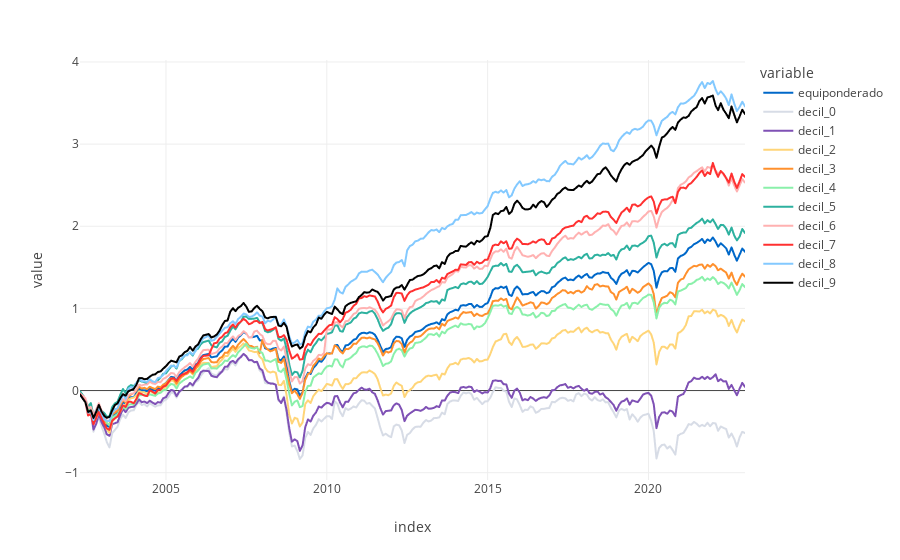

Notebook cell for this chart:
### Code cell
colors = ["#0068c9","#d7dce6","#7f51b5","#ffd578","#ff902d","#8af0aa","#2db19f","#ffb1b1","#ff3030","#83c9ff",'#000000']

af.plot_NAV_absoluto(rents_df,colors)

### Figure 1 — Plotly figure (JSON) as saved in the notebook; plotly's stock layout.template omitted (floating-point values rounded to 4 significant figures; data arrays with more than 128 entries replaced by an {"elided": "..."} marker saying what was removed)
{"data": [{"hovertemplate": "variable=equiponderado<br>index=%{x}<br>value=%{y}<extra></extra>", "legendgroup": "equiponderado", "line": {"color": "#0068c9", "dash": "solid"}, "marker": {"symbol": "circle"}, "mode": "lines", "name": "equiponderado", "showlegend": true, "type": "scattergl", "x": {"elided": "247 str values"}, "xaxis": "x", "y": {"elided": "247 float values"}, "yaxis": "y"}, {"hovertemplate": "variable=decil_0<br>index=%{x}<br>value=%{y}<extra></extra>", "legendgroup": "decil_0", "line": {"color": "#d7dce6", "dash": "solid"}, "marker": {"symbol": "circle"}, "mode": "lines", "name": "decil_0", "showlegend": true, "type": "scattergl", "x": {"elided": "247 str values"}, "xaxis": "x", "y": {"elided": "247 float values"}, "yaxis": "y"}, {"hovertemplate": "variable=decil_1<br>index=%{x}<br>value=%{y}<extra></extra>", "legendgroup": "decil_1", "line": {"color": "#7f51b5", "dash": "solid"}, "marker": {"symbol": "circle"}, "mode": "lines", "name": "decil_1", "showlegend": true, "type": "scattergl", "x": {"elided": "247 str values"}, "xaxis": "x", "y": {"elided": "247 float values"}, "yaxis": "y"}, {"hovertemplate": "variable=decil_2<br>index=%{x}<br>value=%{y}<extra></extra>", "legendgroup": "decil_2", "line": {"color": "#ffd578", "dash": "solid"}, "marker": {"symbol": "circle"}, "mode": "lines", "name": "decil_2", "showlegend": true, "type": "scattergl", "x": {"elided": "247 str values"}, "xaxis": "x", "y": {"elided": "247 float values"}, "yaxis": "y"}, {"hovertemplate": "variable=decil_3<br>index=%{x}<br>value=%{y}<extra></extra>", "legendgroup": "decil_3", "line": {"color": "#ff902d", "dash": "solid"}, "marker": {"symbol": "circle"}, "mode": "lines", "name": "decil_3", "showlegend": true, "type": "scattergl", "x": {"elided": "247 str values"}, "xaxis": "x", "y": {"elided": "247 float values"}, "yaxis": "y"}, {"hovertemplate": "variable=decil_4<br>index=%{x}<br>value=%{y}<extra></extra>", "legendgroup": "decil_4", "line": {"color": "#8af0aa", "dash": "solid"}, "marker": {"symbol": "circle"}, "mode": "lines", "name": "decil_4", "showlegend": true, "type": "scattergl", "x": {"elided": "247 str values"}, "xaxis": "x", "y": {"elided": "247 float values"}, "yaxis": "y"}, {"hovertemplate": "variable=decil_5<br>index=%{x}<br>value=%{y}<extra></extra>", "legendgroup": "decil_5", "line": {"color": "#2db19f", "dash": "solid"}, "marker": {"symbol": "circle"}, "mode": "lines", "name": "decil_5", "showlegend": true, "type": "scattergl", "x": {"elided": "247 str values"}, "xaxis": "x", "y": {"elided": "247 float values"}, "yaxis": "y"}, {"hovertemplate": "variable=decil_6<br>index=%{x}<br>value=%{y}<extra></extra>", "legendgroup": "decil_6", "line": {"color": "#ffb1b1", "dash": "solid"}, "marker": {"symbol": "circle"}, "mode": "lines", "name": "decil_6", "showlegend": true, "type": "scattergl", "x": {"elided": "247 str values"}, "xaxis": "x", "y": {"elided": "247 float values"}, "yaxis": "y"}, {"hovertemplate": "variable=decil_7<br>index=%{x}<br>value=%{y}<extra></extra>", "legendgroup": "decil_7", "line": {"color": "#ff3030", "dash": "solid"}, "marker": {"symbol": "circle"}, "mode": "lines", "name": "decil_7", "showlegend": true, "type": "scattergl", "x": {"elided": "247 str values"}, "xaxis": "x", "y": {"elided": "247 float values"}, "yaxis": "y"}, {"hovertemplate": "variable=decil_8<br>index=%{x}<br>value=%{y}<extra></extra>", "legendgroup": "decil_8", "line": {"color": "#83c9ff", "dash": "solid"}, "marker": {"symbol": "circle"}, "mode": "lines", "name": "decil_8", "showlegend": true, "type": "scattergl", "x": {"elided": "247 str values"}, "xaxis": "x", "y": {"elided": "247 float values"}, "yaxis": "y"}, {"hovertemplate": "variable=decil_9<br>index=%{x}<br>value=%{y}<extra></extra>", "legendgroup": "decil_9", "line": {"color": "#000000", "dash": "solid"}, "marker": {"symbol": "circle"}, "mode": "lines", "name": "decil_9", "showlegend": true, "type": "scattergl", "x": {"elided": "247 str values"}, "xaxis": "x", "y": {"elided": "247 float values"}, "yaxis": "y"}], "layout": {"hovermode": "x unified", "legend": {"title": {"text": "variable"}, "tracegroupgap": 0}, "margin": {"t": 60}, "xaxis": {"anchor": "y", "domain": [0, 1], "title": {"text": "index"}}, "yaxis": {"anchor": "x", "domain": [0, 1], "title": {"text": "value"}}}}
